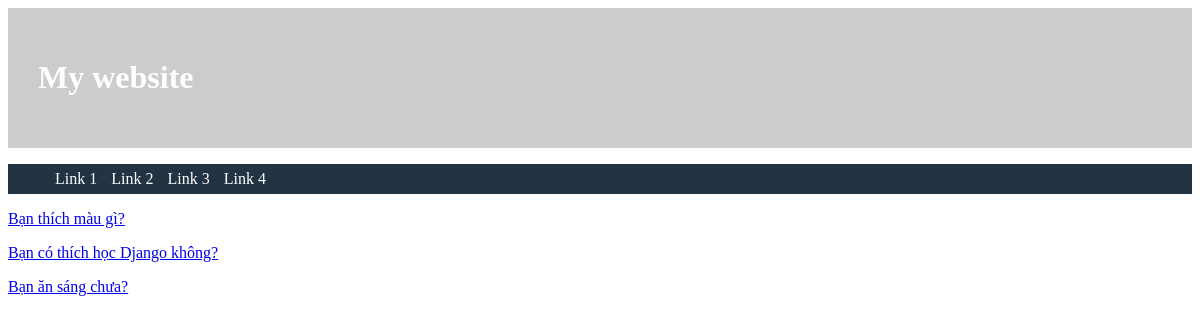
Screenshot of /polls/list with the database file from the repository.
### polls/models.py (models this page shows)
class Question(models.Model):
    question_text = models.CharField(max_length=200)
    time_public = models.DateTimeField()

### polls/views.py (the view)
# urls.py: path('list', views.viewList, name='view_list'),
def viewList(request):
    list_question = Question.objects.all()
    context = {"dsquest": list_question}
    return render(request,"polls/question_list.html", context)

### polls/templates/polls/question_list.html
{% extends 'polls/base.html' %}
{% block content %}
  {% if dsquest %}
        {% for item in dsquest %}
          <a href="{% url 'detail' item.id %}"><p>{{ item.question_text }}</p></a>
        {% endfor %}
  {% else %}
    <h3 style="color: red;">Không có dữ liệu câu hỏi nào!!!</h3>
  {% endif %}
{% endblock %}

### rows the page displays
Question: question_text "Bạn thích màu gì?"
Question: question_text "Bạn có thích học Django không?"
Question: question_text "Bạn ăn sáng chưa?"
